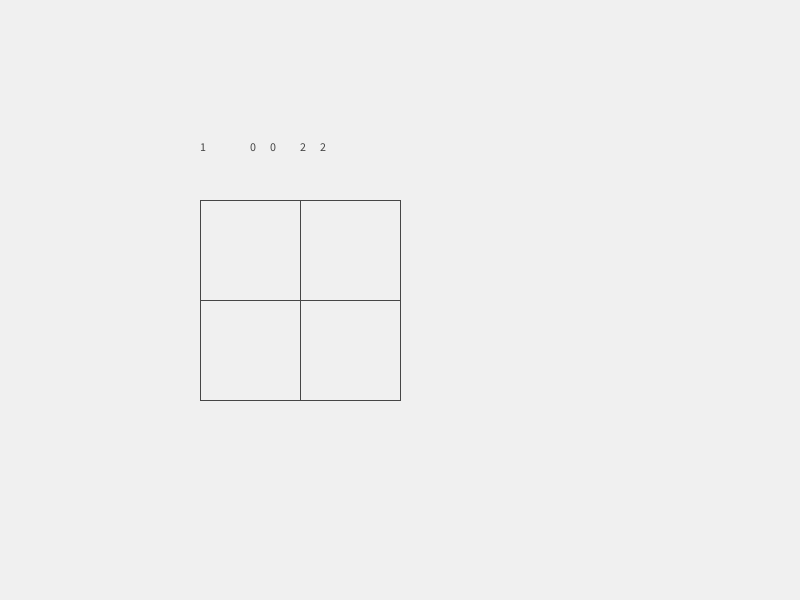
Frame 1 (no input)
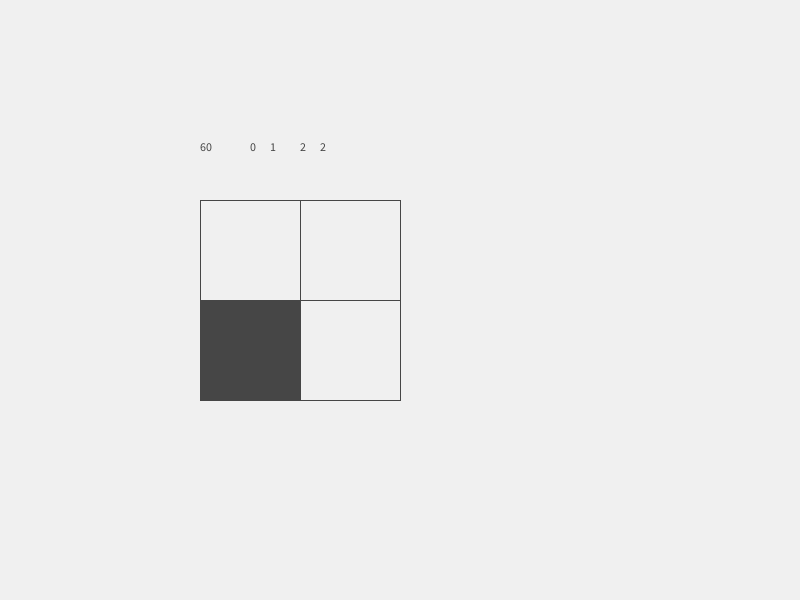
Frame 60 (the mouse pressed at the canvas centre just before this capture)
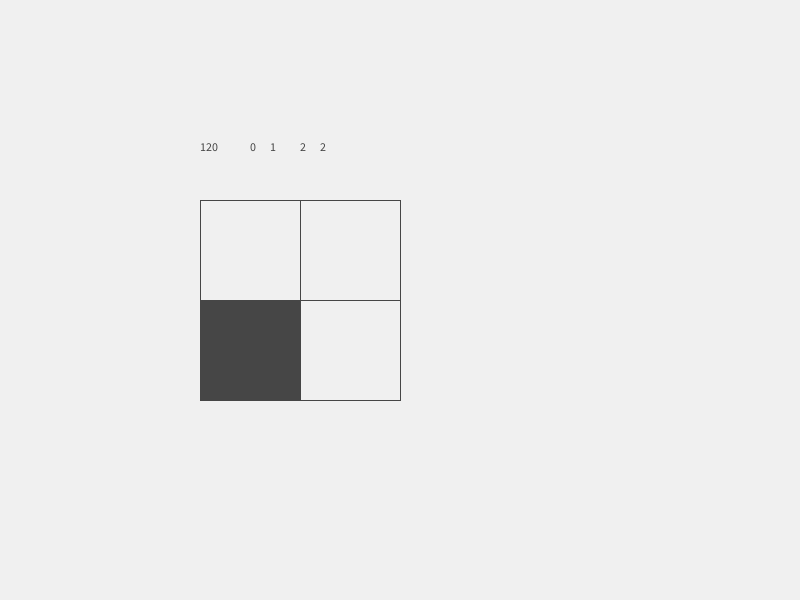
Frame 120 (the mouse held since frame 60 and released just before this capture)

The Processing sketch that drew these frames (run headless with seeded random() and noise(); from frame 60 on, the mouse is pressed at the canvas centre):

// Processing sketch: noisedata_xysqncr
// ── noisedata_xysqncr.pde
int fg, bg;
int cols, rows;
int cellSize;
int[][] squares;
float currentTime;
int speed;
int cursorX, cursorY;
int frame;
void setup() {
  size(800, 600);
  fg = 70;
  bg = 240;
  cols = 2;
  rows = 2;
  speed = 5;
  cursorX = 0;
  cursorY = 0;
  frame = 1;
  gridInit();
}

void draw() {
  background(bg);

  translate(cellSize*2, cellSize*2);
  for (int i = 0; i < cols; i++) {
    for (int j = 0; j < rows; j++) {
      stroke(fg);
      fill(bg);
      int coordX = i * cellSize;
      int coordY = j * cellSize;
      if (squares[i][j] == 0) {
        fill(bg);
      } else if (squares[i][j] == 1) {
        fill(fg);
      } else if (squares[i][j] == 2) {
        stroke(200, 10, 10);
      }
      rect(coordX, coordY, cellSize, cellSize);
    }
  }
  //currentTime = millis();
  push();
  fill(fg);
  text(frameCount, 0, -cellSize/2);
  text(cursorX, 50, -cellSize/2);
  text(cursorY, 70, -cellSize/2);
  text(cols, 100, -cellSize/2);
  text(rows, 120, -cellSize/2);
  pop();
  gridInit();
  if (cursorX < cols && cursorY < rows) {
    squares[cursorX][cursorY] = 1;
  }
  if (frameCount % speed == 0) {
    frame++;
    println(frame);
  }
  cursorX = frame % cols;
  if (cursorX == cols - 1) {
    cursorY = frame % rows;
  }

  // cross the grid

  // trigger events
}

void gridInit() {
  cellSize = min(int(height / (rows + 4)), int(width / (cols + 4)));
  squares = new int[cols][rows];
  for (int i = 0; i < cols; i++) {
    for (int j = 0; j < rows; j++) {
      squares[i][j] = 0;
    }
  }
}

void keyPressed() {
  if (key == 'c') {
    cols++;
    gridInit();
  }
  if (key == 'C') {
    cols--;
    gridInit();
  }
  if (key == 'r') {
    rows++;
    gridInit();
  }
  if (key == 'R') {
    rows--;
    gridInit();
  }
}

void push() {
  pushMatrix();
  pushStyle();
}

void pop() {
  popStyle();
  popMatrix();
}
